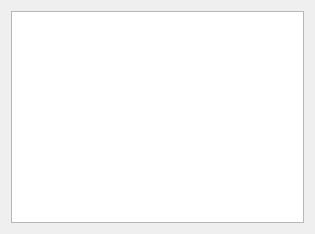
<?xml version="1.0" encoding="UTF-8"?>
<ui version="4.0">
 <class>ShowInfoClass</class>
 <widget class="QDialog" name="ShowInfoClass">
  <property name="geometry">
   <rect>
    <x>0</x>
    <y>0</y>
    <width>315</width>
    <height>234</height>
   </rect>
  </property>
  <property name="windowTitle">
   <string>ShowInfo</string>
  </property>
  <layout class="QGridLayout" name="gridLayout">
   <item row="0" column="0">
    <widget class="QTextBrowser" name="textBrowser"/>
   </item>
  </layout>
 </widget>
 <layoutdefault spacing="6" margin="11"/>
 <resources/>
 <connections/>
</ui>
